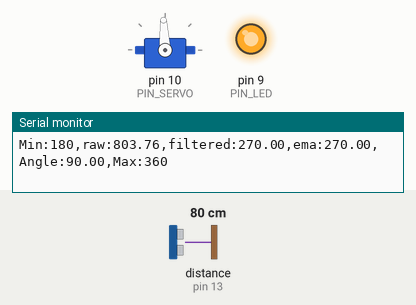
A sketch run on a simulated Arduino Uno, built with avr-gcc and run on an emulated ATmega328P. Parts: servo, output pins drawn as LEDs (lit = HIGH), the last lines printed to the serial monitor. Wiring (inferred from the names in the program): ultrasonic range finder: trigger pin 12; echo pin 13. The inputs (shaded band) are chosen by the test bench; at power-on: distance to the obstacle (sensor on pin 13) 80 cm. The echo pulse lasts 58.3 µs per cm; pins used as bus, display or sensor lines are not drawn.

Above: at 1.2 s.
1.3 s: distance to the obstacle (sensor on pin 13) set to 40 cm
2.8 s: distance to the obstacle (sensor on pin 13) set to 35 cm
At 4.0 s:
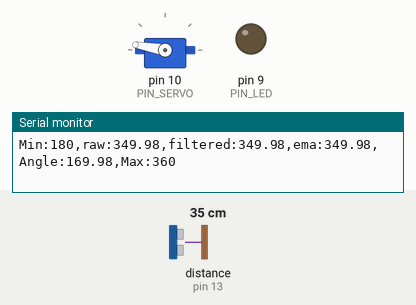
4.6 s: distance to the obstacle (sensor on pin 13) set to 18 cm
At 6.2 s:
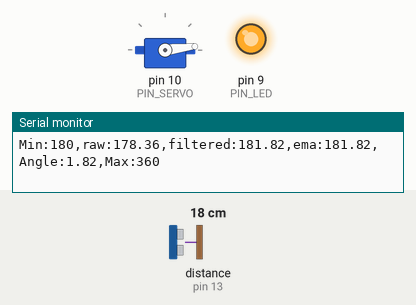
6.5 s: distance to the obstacle (sensor on pin 13) set to 35 cm
At 6.66 s:
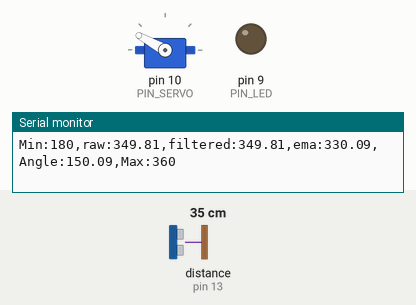
8.3 s: distance to the obstacle (sensor on pin 13) set to 120 cm
At 8.9 s:
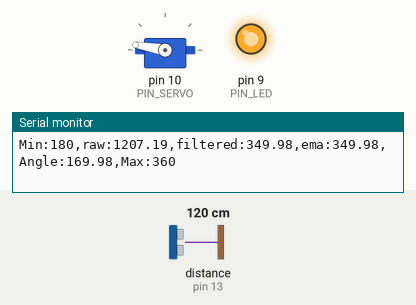
Timing chart, 0 to 10.8 s (numbered marks = the images above; inputs shaded):
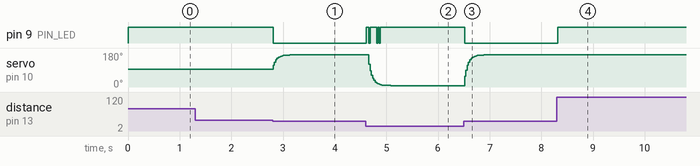

The sketch:

11_example_1.ino
```cpp
#include <Servo.h>

// 핀 설정
#define PIN_LED   9
#define PIN_TRIG  12
#define PIN_ECHO  13
#define PIN_SERVO 10

// 초음파 센서 설정
#define SND_VEL        346.0
#define INTERVAL       25
#define PULSE_DURATION 10

// 유효 측정 범위 (mm)
#define _DIST_MIN 180
#define _DIST_MAX 360

#define TIMEOUT ((INTERVAL / 2.0) * 1000.0)
#define SCALE   (0.001 * 0.5 * SND_VEL)

// EMA: 실험하면서 조정
#define _EMA_ALPHA 0.3

// 보정한 서보 펄스 폭 (us)
#define _DUTY_MIN 600
#define _DUTY_MAX 2400
#define _DUTY_NEU ((_DUTY_MIN + _DUTY_MAX) / 2)

// HIGH에서 LED가 켜지는 배선 기준
#define LED_ON  LOW
#define LED_OFF HIGH

Servo myservo;

unsigned long last_sampling_time = 0;

// 최초 유효 측정 전에는 중립 위치 유지
float dist_prev = (_DIST_MIN + _DIST_MAX) / 2.0;
float dist_ema  = (_DIST_MIN + _DIST_MAX) / 2.0;

float USS_measure(int TRIG, int ECHO);

void setup() {
  pinMode(PIN_LED, OUTPUT);
  pinMode(PIN_TRIG, OUTPUT);
  pinMode(PIN_ECHO, INPUT);

  digitalWrite(PIN_LED, LED_OFF);
  digitalWrite(PIN_TRIG, LOW);

  myservo.attach(PIN_SERVO);
  myservo.writeMicroseconds(_DUTY_NEU);

  Serial.begin(57600);
}

void loop() {
  unsigned long now = millis();

  if (now - last_sampling_time < INTERVAL) {
    return;
  }

  last_sampling_time = now;

  // 1. 원본 거리 측정
  float dist_raw = USS_measure(PIN_TRIG, PIN_ECHO);

  // 2. 범위 판정
  // timeout은 0이므로 자동으로 유효 범위에서 제외됨
  bool valid = (dist_raw >= _DIST_MIN &&
                dist_raw <= _DIST_MAX);

  // 실제 측정값이 범위 안일 때만 LED 점등
  digitalWrite(PIN_LED, valid ? LED_ON : LED_OFF);

  // 3. 범위 필터
  float dist_filtered;

  if (valid) {
    dist_filtered = dist_raw;
    dist_prev = dist_raw;
  } else {
    dist_filtered = dist_prev;
  }

  // 4. EMA 필터
  dist_ema = _EMA_ALPHA * dist_filtered
           + (1.0 - _EMA_ALPHA) * dist_ema;

  // 5. 제어에 사용할 거리를 180~360mm로 제한
  float control_dist = constrain(
    dist_ema,
    (float)_DIST_MIN,
    (float)_DIST_MAX
  );

  // 6. 거리를 서보 펄스 폭으로 비례 변환
  // map()은 정수 계산이므로 소수 거리 보존을 위해
  // 동일한 비례식을 실수로 계산
  float ratio = (control_dist - _DIST_MIN)
              / (float)(_DIST_MAX - _DIST_MIN);

  int servo_pulse = (int)(
    _DUTY_MIN + ratio * (_DUTY_MAX - _DUTY_MIN) + 0.5
  );

  servo_pulse = constrain(
    servo_pulse, _DUTY_MIN, _DUTY_MAX
  );

  myservo.writeMicroseconds(servo_pulse);

  // 표시용 목표 각도. 실제 축 각도 측정값은 아님.
  float servo_angle = ratio * 180.0;

  // 7. 시리얼 출력
  Serial.print("Min:");
  Serial.print(_DIST_MIN);

  Serial.print(",raw:");
  Serial.print(dist_raw);

  Serial.print(",filtered:");
  Serial.print(dist_filtered);

  Serial.print(",ema:");
  Serial.print(dist_ema);

  Serial.print(",Angle:");
  Serial.print(servo_angle);

  Serial.print(",Max:");
  Serial.println(_DIST_MAX);
}

// 거리 측정: mm 단위 반환, timeout이면 0
float USS_measure(int TRIG, int ECHO) {
  digitalWrite(TRIG, LOW);
  delayMicroseconds(2);

  digitalWrite(TRIG, HIGH);
  delayMicroseconds(PULSE_DURATION);
  digitalWrite(TRIG, LOW);

  unsigned long duration = pulseIn(ECHO, HIGH, TIMEOUT);

  return duration * SCALE;
}
```

Measured:
- the behaviour switches between 36 and 35 cm on distance to the obstacle (sensor on pin 13) (found by bisection; images 0 and 1)
- after the input at 2.8 s, pin 9 (PIN_LED): HIGH → LOW at once; servo on pin 10 (PIN_SERVO): moves from 93° to 170° over 0.33 s, starting at once
- after the input at 4.6 s, pin 9 (PIN_LED): goes HIGH 0.05 s, LOW 0.03 s, HIGH 0.12 s, LOW 0.02 s, HIGH 0.03 s, LOW 0.02 s, then HIGH, starting at once; servo on pin 10 (PIN_SERVO): moves from 170° to 7° over 0.42 s, starting after 0.06 s
- after the input at 6.5 s, pin 9 (PIN_LED): HIGH → LOW at once; servo on pin 10 (PIN_SERVO): moves from 7° to 170° over 0.37 s, starting at once
- after the input at 8.3 s, pin 9 (PIN_LED): LOW → HIGH at once
